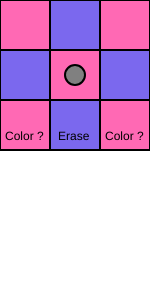
Frame 1 (no input)
Frame 60 (no input): identical to frame 1, image omitted
Frame 120 (the mouse pressed at the canvas centre since frame 60): identical to frame 1, image omitted

The p5.js sketch that drew this single still picture (run headless with seeded random() and noise() and a simulated clock; from frame 60 on, the mouse is pressed at the canvas centre):

// p5.js sketch
// ── sketch.js
/// <reference path="./libraries/p5.global-mode.d.ts" />

var colorA = "HotPink"
var colorB = "MediumSlateBlue"
var currentColor;

var size = 20;
var brushSize = false;

function setup() {
  print("setup")
  createCanvas(150, 300);
  currentColor = color(0,0,0,0);
}

function draw() {
  //Draw the grid
  print("draw");
  stroke('black');
  strokeWeight(2);
  for(var i = 0; i < 3; i++) {
    print("row " + i);
    for(var j = 0; j < 3; j++) {
      print("row " + i + " column " + j);
      //Alternate colors
      fill((i + j)%2==0 ? colorA : colorB);
      rect(i * 50,j * 50,50,50);
    }
  }
  //Draw the center ellipse
  fill('grey');
  ellipse(75,75,size); 
  //Draw the text
  noStroke();
  fill('black');
  text("Color ?",5,140);
  text("Color ?",105,140);
  text("Erase",58,140);
}

function mousePressed() {
  print("mousePressed");
  
  if(mouseY > 150) {
    //If it's in the paint area
    noStroke();
    fill(currentColor);
    ellipse(mouseX,mouseY,size);
  } else {
    //If it's in the top grid, figure out the x and y positions on the grid that the mouse is
    var x = int(mouseX / 50);
    var y = int(mouseY / 50);
    if(y == 2) {
      //If it's on the last row
      if(x == 0 || x == 2) {
        //Random Color
        currentColor = color(random(0,255),random(0,255),random(0,255),random(0,255));
      } else {
        //Erase Board
        setup();
      }
    } else if(y == 1 && x == 1) {
      //Switch colors
      if(size == 20) {
        size = 40;
      } else {
        size = 20;
      }
    } else {
      //Set Color
      currentColor = ((y + x)%2==0) ? colorA : colorB;
    }
  }
}
